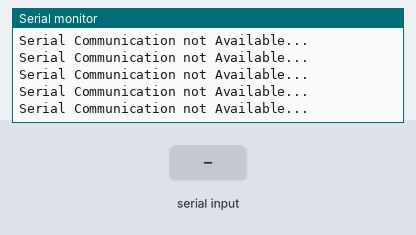
This sketch was run on a simulated Arduino Uno, built with avr-gcc and run on an emulated ATmega328P. Parts: the last lines printed to the serial monitor. The inputs (shaded band) are chosen by the test bench.

Above: at 1.2 s.
1.3 s: byte 30 received over Serial
At 1.31 s:
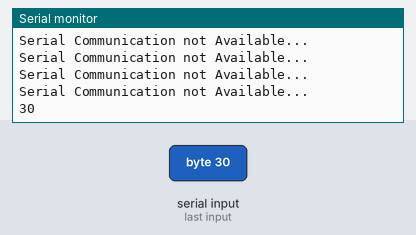
2.8 s: byte 90 received over Serial
At 2.81 s:
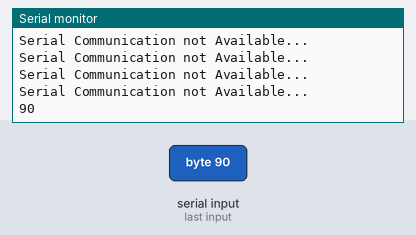
4.3 s: byte 120 received over Serial
At 4.32 s:
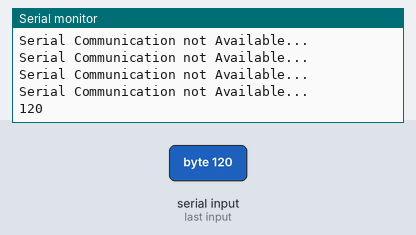

Measured:
- after the input at 1.3 s, the serial monitor: prints a new line at once (image 1)
- after the input at 2.8 s, the serial monitor: prints a new line at once (image 2)
- after the input at 4.3 s, the serial monitor: prints a new line at once (image 3)

The sketch:

ktopc.ino
```cpp
int data;

void setup() {
  Serial.begin(9600);
}

void loop() {
  if (Serial.available()) {
    data = Serial.read();
    Serial.println(data);
    data = 0;
  }else{
    Serial.println("Serial Communication not Available...");
  }

  delay(100);
}
```
